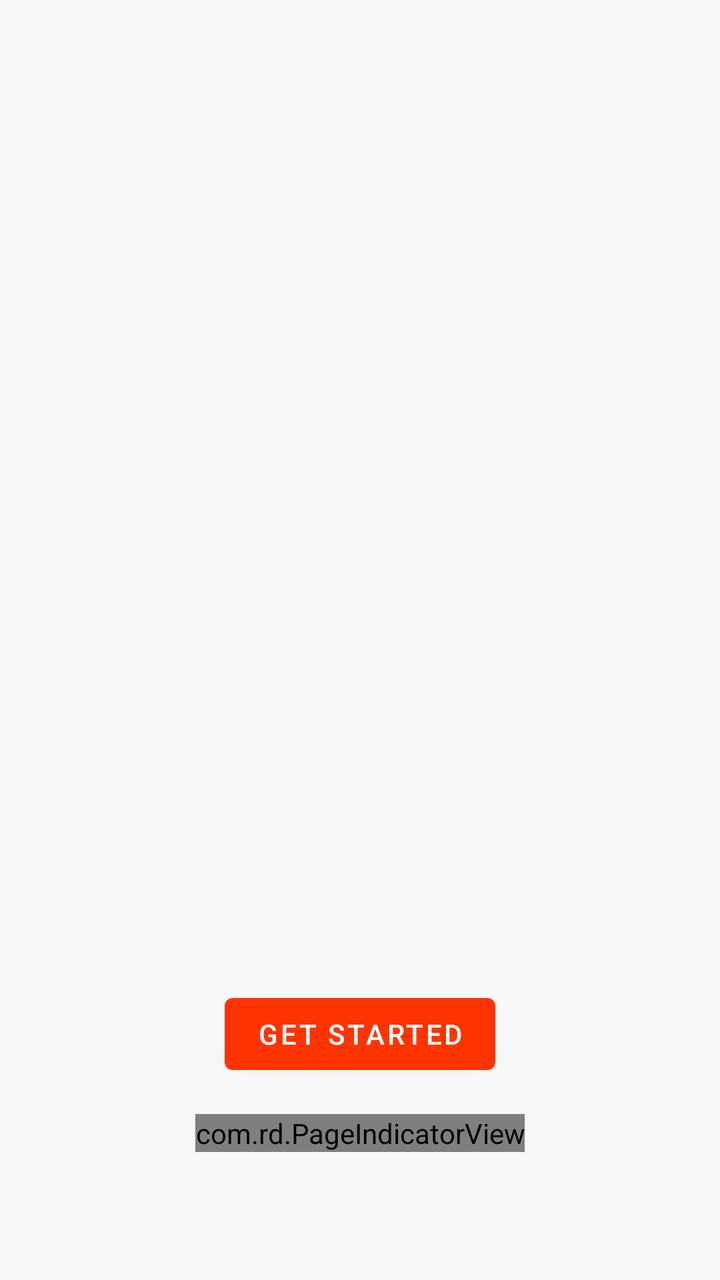
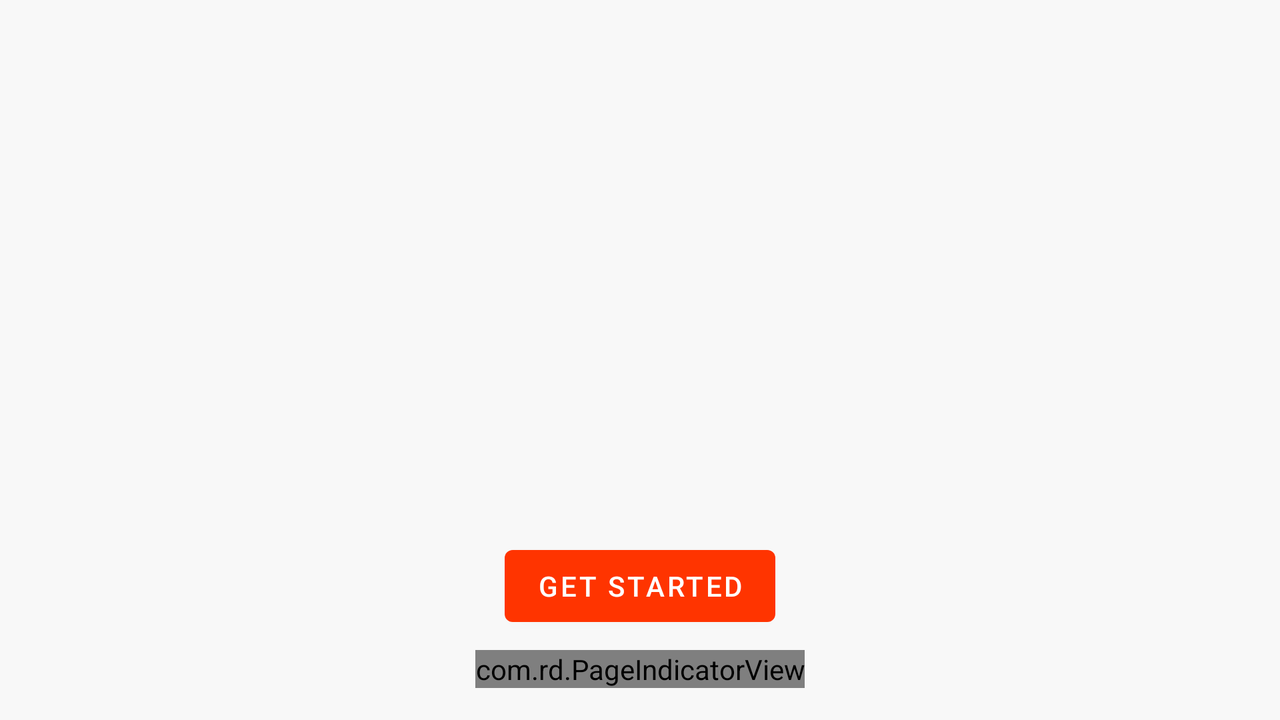

One screen, two layout resources from the same app: the default and the repository's alternative for another configuration. Each is rendered where Android would select it; the XML of both is given below.
<!-- AndroidManifest.xml: application theme Theme.Notes -->
<!-- res/layout/fragment_onboarding.xml -->
<?xml version="1.0" encoding="utf-8"?>
<androidx.constraintlayout.widget.ConstraintLayout xmlns:android="http://schemas.android.com/apk/res/android"
    xmlns:app="http://schemas.android.com/apk/res-auto"
    xmlns:tools="http://schemas.android.com/tools"
    android:layout_width="match_parent"
    android:layout_height="match_parent"
    android:background="?attr/backgroundColor"
    tools:context=".ui.OnboardingFragment">

    <androidx.viewpager2.widget.ViewPager2
        android:id="@+id/view_pager"
        android:layout_width="0dp"
        android:layout_height="0dp"
        android:layout_marginTop="16dp"
        android:layout_marginBottom="16dp"
        app:layout_constraintBottom_toTopOf="@+id/btn_get_started"
        app:layout_constraintEnd_toEndOf="parent"
        app:layout_constraintStart_toStartOf="parent"
        app:layout_constraintTop_toTopOf="parent" />

    <com.google.android.material.button.MaterialButton
        android:id="@+id/btn_get_started"
        style="@style/Widget.Notes.Button"
        android:layout_width="wrap_content"
        android:layout_height="wrap_content"
        android:layout_marginBottom="16dp"
        android:text="@string/get_started"
        app:layout_constraintBottom_toTopOf="@+id/indicator"
        app:layout_constraintEnd_toEndOf="parent"
        app:layout_constraintStart_toStartOf="parent" />

    <com.rd.PageIndicatorView
        android:id="@+id/indicator"
        android:layout_width="wrap_content"
        android:layout_height="wrap_content"
        android:layout_marginBottom="64dp"
        android:background="@android:color/transparent"
        app:layout_constraintBottom_toBottomOf="parent"
        app:layout_constraintEnd_toEndOf="@+id/btn_get_started"
        app:layout_constraintStart_toStartOf="@+id/btn_get_started"
        app:piv_animationType="worm"
        app:piv_count="4"
        app:piv_dynamicCount="true"
        app:piv_interactiveAnimation="true"
        app:piv_padding="6dp"
        app:piv_selectedColor="?attr/colorAccent"
        app:piv_unselectedColor="@color/colorPrimaryDarkTheme"
        app:piv_viewPager="@id/view_pager" />
</androidx.constraintlayout.widget.ConstraintLayout>
<!-- resources referenced by this layout -->
<resources>
  <color name="colorPrimaryDarkTheme">#232D37</color>
  <string name="get_started">Get Started</string>
  <style name="Widget.Notes.Button" parent="Widget.MaterialComponents.Button">
          <item name="android:textColor">@color/white</item>
          <item name="backgroundTint">@color/colorAccent</item>
      </style>
  <style name="Theme.Notes" parent="Theme.MaterialComponents.Light.NoActionBar">
          
          <item name="colorPrimary">@color/colorPrimary</item>
          <item name="colorPrimaryDark">@color/colorPrimaryDark</item>
          <item name="colorAccent">@color/colorAccent</item>
          
  
  
          
          <item name="cardBackgroundColor">@color/cardBackgroundColor</item>
          <item name="tabTextColor">@color/colorPrimaryDarkTheme</item>
          <item name="backgroundColor">@color/backgroundColor</item>
          <item name="iconTint">@color/iconTint</item>
          <item name="tabIconTint">@color/customAlertDialogBackgroundColor</item>
      </style>
  <color name="white">#FFFFFFFF</color>
  <color name="colorAccent">@color/colorPrimary</color>
  <color name="colorPrimary">#FF3400</color>
  <color name="colorPrimaryDark">#E32E00</color>
  <color name="cardBackgroundColor">@color/white</color>
  <color name="backgroundColor">@color/midWhite</color>
  <color name="iconTint">@color/colorAccent</color>
  <color name="customAlertDialogBackgroundColor">@color/white</color>
  <color name="midWhite">#F8F8F8</color>
</resources>
<!-- res/layout-land/fragment_onboarding.xml (the repository's variant of the layout above) -->
<!-- drawn on the phone turned sideways -->
<?xml version="1.0" encoding="utf-8"?>
<androidx.constraintlayout.widget.ConstraintLayout xmlns:android="http://schemas.android.com/apk/res/android"
    xmlns:app="http://schemas.android.com/apk/res-auto"
    xmlns:tools="http://schemas.android.com/tools"
    android:layout_width="match_parent"
    android:layout_height="match_parent"
    android:background="?attr/backgroundColor"
    tools:context=".view.OnboardingFragment">

    <androidx.viewpager2.widget.ViewPager2
        android:id="@+id/view_pager"
        android:layout_width="0dp"
        android:layout_height="0dp"
        android:layout_marginTop="8dp"
        android:layout_marginBottom="8dp"
        app:layout_constraintBottom_toTopOf="@+id/btn_get_started"
        app:layout_constraintEnd_toEndOf="parent"
        app:layout_constraintStart_toStartOf="parent"
        app:layout_constraintTop_toTopOf="parent" />

    <com.google.android.material.button.MaterialButton
        android:id="@+id/btn_get_started"
        style="@style/Widget.Notes.Button"
        android:layout_width="wrap_content"
        android:layout_height="wrap_content"
        android:layout_marginBottom="8dp"
        android:text="@string/get_started"
        app:layout_constraintBottom_toTopOf="@+id/indicator"
        app:layout_constraintEnd_toEndOf="parent"
        app:layout_constraintStart_toStartOf="parent" />

    <com.rd.PageIndicatorView
        android:id="@+id/indicator"
        android:layout_width="wrap_content"
        android:layout_height="wrap_content"
        android:layout_marginBottom="16dp"
        android:background="@android:color/transparent"
        app:layout_constraintBottom_toBottomOf="parent"
        app:layout_constraintEnd_toEndOf="parent"
        app:layout_constraintStart_toStartOf="parent"
        app:piv_animationType="worm"
        app:piv_count="4"
        app:piv_dynamicCount="true"
        app:piv_interactiveAnimation="true"
        app:piv_padding="6dp"
        app:piv_selectedColor="?attr/colorAccent"
        app:piv_unselectedColor="@color/colorPrimaryDarkTheme"
        app:piv_viewPager="@id/view_pager" />
</androidx.constraintlayout.widget.ConstraintLayout>
